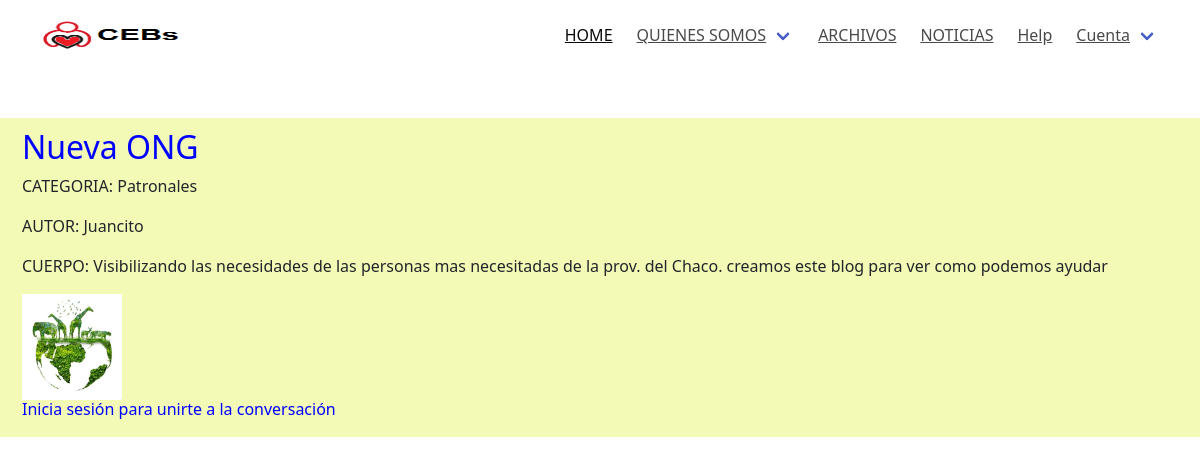
Page /Noticias/detalles/Nueva ONG on the committed database.
### apps/noticias/models.py (models this page shows, shortened)
class Noticia(models.Model):
    titulo = models.CharField(max_length=120)
    creado = models.DateField(auto_now_add=True)
    cuerpo = models.TextField()
    autor = models.CharField(max_length=50, null=True, blank=True)
    imagen = models.ImageField(upload_to = 'noticias',null=True, blank=True)
    categoria = models.ForeignKey(Categoria, on_delete=models.CASCADE, null = True)

class Categoria(models.Model):
    nombre = models.CharField(max_length=60)
    decripcion = models.CharField(max_length=250, null=True, blank=True)
    def __str__(self):
        return self.nombre

### apps/noticias/views.py (the view)
# urls.py: path('detalles/<str:titulo>', views.Detallar, name = 'noticia_detalles')
def Detallar(request, titulo):
    if titulo:
        noticia = Noticia.objects.get(titulo=titulo)
        if noticia:
            ctx = {}
            ctx['notis'] = noticia
            comentarios = Comentario.objects.filter(titulo=noticia.id)
            if comentarios:
                ctx['coments'] = comentarios
            new_comment=None
            if request.method == 'POST' and request.user.is_authenticated:
                comment_form = FormularioComentar(data=request.POST)
                if comment_form.is_valid():
                    idNoticia=request.POST['IdNoticia']
                    new_comment = comment_form.save(commit=False)
                    new_comment.titulo = Noticia.objects.only('titulo').get(pk=idNoticia)
                    new_comment.usuario = request.user
                    new_comment.save()
            else:
                 comment_form = FormularioComentar()
            ctx['comment_form'] = comment_form
            ctx['new_comment'] = new_comment
        return render(request, 'noticias/noticia_detalles.html', ctx)
    else:
        return redirect(Listar(request))

### templates/noticias/noticia_detalles.html (shortened to what this page needs)
{% extends 'base.html' %}
{% load static %}
{% block contenido %}
    <h2>{{ notis.titulo }}</h2>
        <p>CATEGORIA: {{ notis.categoria }}</p>
        {% if notis.autor %}
            <p>AUTOR: {{ notis.autor }}</P>
        {% endif %}
        <p>CUERPO: {{ notis.cuerpo|safe }}</p>
        {% if notis.imagen %}
            <img src="{{ notis.imagen.url }}" width="100px" height="100px">
        {% else%}
            <p>NO TIENE IMAGEN </p>
        {% endif %}
        <br>
        <div class="Cajacomentarios">
            {% if user.is_authenticated %}
                <div class="ComentarUsuario">
                    <label>COMENTARIOS</label>
                    <form method="post">
                        <input type="hidden" name="IdNoticia" value="{{notis.pk}}">
                        {% csrf_token %}
                        {{ comment_form.as_p }}
                      <button type="submit" class="btn btn-primary  btn-lg">Submit</button>
                    </form>
                </div>
                {% if new_comment %}
                <div class="comentarioUsuario">
                    <div class="comentario" style="background:green;">
                    <h3>{{new_comment.usuario}}</h3>
                    <p>{{new_comment.cuerpo}}</p>
                    <h7>{{new_comment.creado}}</h7>
                    </div>
                    <br>
                </div>
                {% endif %}
            {% else %}
            <div class="IniciaSesion">
                <h6>Inicia sesión para unirte a la conversación</h6>
            </div>
            {% endif %}
        </div>
{% endblock contenido %}

### static/css/main.css (style rules this page uses)
:root { --primary-font-color1: #ffffff; --primary-font-color2: #007bff; }
.h2, .h3, .h4, .h5, .h6, h1, h2, h3, h4, h5, h6 { margin-bottom: .5rem; font-family: inherit; font-weight: 500; line-height: 1.2; color: blue }
.h2, h2 { font-size: 2rem }
html,body { font-family: -apple-system, BlinkMacSystemFont, "Segoe UI", Roboto, Oxygen-Sans, Ubuntu, Cantarell, "Helvetica Neue", sans-serif; font-size: 14px; background: #F0F2F4; }

### rows in the picture
Noticia: titulo "Nueva ONG", categoria "Patronales", autor "Juancito", cuerpo "Visibilizando las necesidades de las personas mas necesitadas de la prov. del Chaco. creamos este blog para ver como podemos ayudar", imagen (picture)
